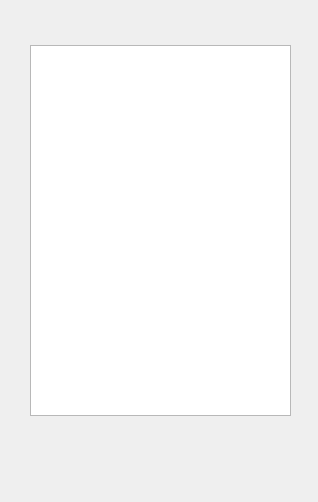
<?xml version="1.0" encoding="UTF-8"?>
<ui version="4.0">
 <class>mybookwindow</class>
 <widget class="QDialog" name="mybookwindow">
  <property name="geometry">
   <rect>
    <x>0</x>
    <y>0</y>
    <width>318</width>
    <height>502</height>
   </rect>
  </property>
  <property name="windowTitle">
   <string>My Books</string>
  </property>
  <property name="windowIcon">
   <iconset resource="pics.qrc">
    <normaloff>:/Imagenes/BookSeller-Logo.png</normaloff>:/Imagenes/BookSeller-Logo.png</iconset>
  </property>
  <widget class="QLabel" name="fondoLabel">
   <property name="geometry">
    <rect>
     <x>-2</x>
     <y>-1</y>
     <width>321</width>
     <height>503</height>
    </rect>
   </property>
   <property name="text">
    <string/>
   </property>
   <property name="pixmap">
    <pixmap resource="pics.qrc">:/Imagenes/Hoja.JPG</pixmap>
   </property>
   <property name="scaledContents">
    <bool>true</bool>
   </property>
  </widget>
  <widget class="QListWidget" name="listWidget">
   <property name="geometry">
    <rect>
     <x>30</x>
     <y>45</y>
     <width>261</width>
     <height>371</height>
    </rect>
   </property>
  </widget>
  <widget class="QPushButton" name="homePB">
   <property name="geometry">
    <rect>
     <x>40</x>
     <y>430</y>
     <width>75</width>
     <height>61</height>
    </rect>
   </property>
   <property name="text">
    <string/>
   </property>
   <property name="icon">
    <iconset resource="pics.qrc">
     <normaloff>:/Imagenes/Animals-Dog-House-icon.png</normaloff>:/Imagenes/Animals-Dog-House-icon.png</iconset>
   </property>
   <property name="iconSize">
    <size>
     <width>50</width>
     <height>50</height>
    </size>
   </property>
   <property name="flat">
    <bool>true</bool>
   </property>
  </widget>
  <widget class="QPushButton" name="pushButton">
   <property name="geometry">
    <rect>
     <x>120</x>
     <y>430</y>
     <width>75</width>
     <height>61</height>
    </rect>
   </property>
   <property name="text">
    <string/>
   </property>
   <property name="icon">
    <iconset resource="pics.qrc">
     <normaloff>:/Imagenes/plus button.png</normaloff>:/Imagenes/plus button.png</iconset>
   </property>
   <property name="iconSize">
    <size>
     <width>50</width>
     <height>50</height>
    </size>
   </property>
   <property name="flat">
    <bool>true</bool>
   </property>
  </widget>
  <widget class="QPushButton" name="sortPB">
   <property name="geometry">
    <rect>
     <x>200</x>
     <y>430</y>
     <width>75</width>
     <height>61</height>
    </rect>
   </property>
   <property name="text">
    <string/>
   </property>
   <property name="icon">
    <iconset resource="pics.qrc">
     <normaloff>:/Imagenes/sortdirection.png</normaloff>:/Imagenes/sortdirection.png</iconset>
   </property>
   <property name="iconSize">
    <size>
     <width>45</width>
     <height>45</height>
    </size>
   </property>
   <property name="flat">
    <bool>true</bool>
   </property>
  </widget>
 </widget>
 <resources>
  <include location="pics.qrc"/>
 </resources>
 <connections/>
</ui>
